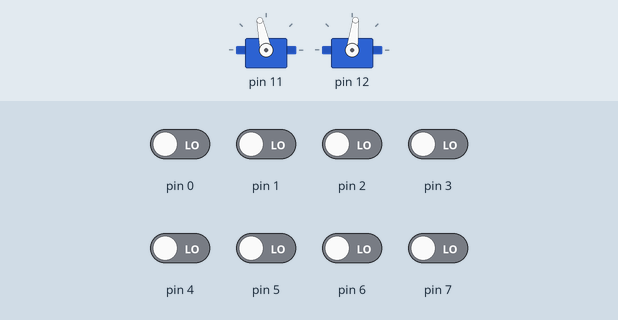
The sketch below on a simulated Arduino Uno, built with avr-gcc and run on an emulated ATmega328P. Parts: 2 × servo. The test bench sets the inputs (shaded band); at power-on: pin 0–7 LOW.

Above: at 0.8 s.
0.9 s: pin 3 driven HIGH
At 1.7 s:
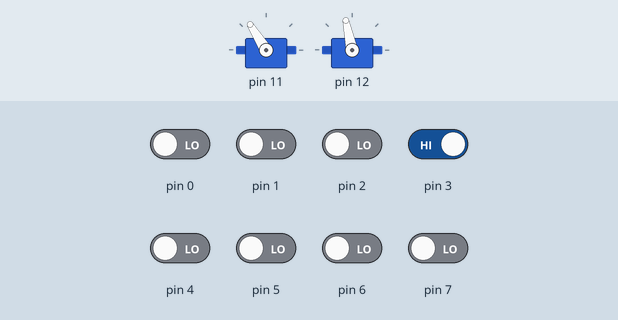
2.4 s: pin 4 driven HIGH
At 3.0 s:
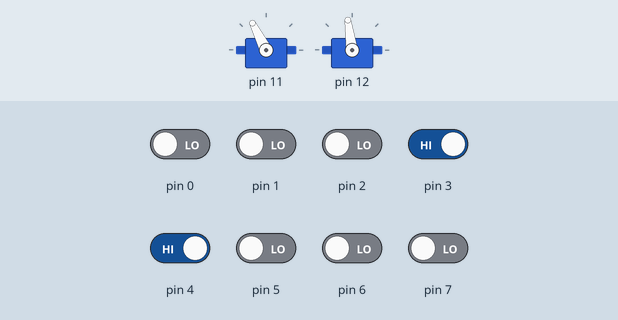
3.9 s: pin 4 driven LOW
At 4.3 s:
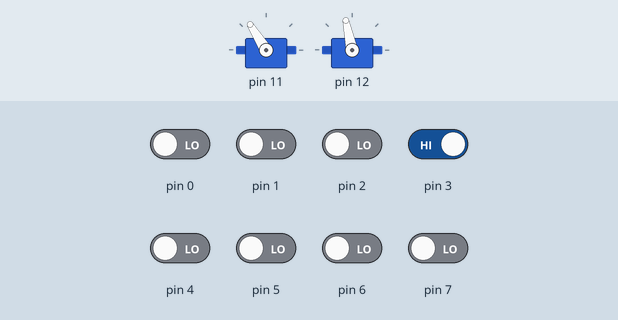
5.4 s: pin 3 driven LOW
At 6.6 s:
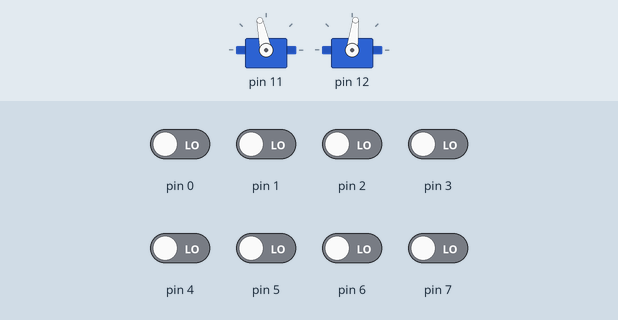
6.9 s: pin 6 driven HIGH
At 7.05 s:
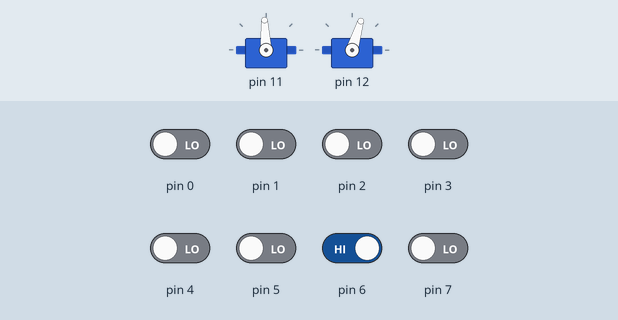
8.7 s: pin 5 driven HIGH
At 8.87 s:
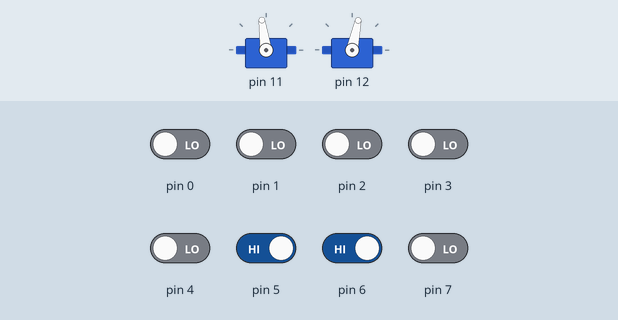
Timing chart, 0 to 11.5 s (numbered marks = the images above; inputs shaded):
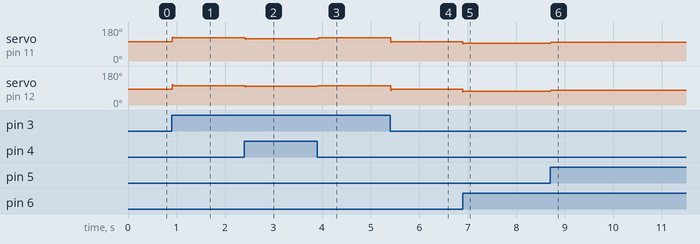

Measured:
- after the input at 0.9 s, servo on pin 11: 102° → 122° at once; servo on pin 12: 83° → 102° at once
- after the input at 2.4 s, servo on pin 11: 122° → 117° at once; servo on pin 12: 102° → 98° at once
- after the input at 3.9 s, servo on pin 11: 117° → 122° at once; servo on pin 12: 98° → 102° at once
- after the input at 5.4 s, servo on pin 11: 122° → 102° at once; servo on pin 12: 102° → 83° at once
- after the input at 6.9 s, servo on pin 11: 102° → 93° at once; servo on pin 12: 83° → 73° at once
- after the input at 8.7 s, servo on pin 11: 93° → 98° at once; servo on pin 12: 73° → 78° at once

The sketch:

line_follow.ino
```cpp
/*
 * Line following with five QTI sensors.
 *
 * Note: this uses direct port manipulation on the Atmega microcontroller.
 * This allows for efficient, simultaneous readout of multiple digital pins.
 * For details, see: http://playground.arduino.cc/Learning/PortManipulation
 */

#include <Servo.h>

class Robot {
  protected:
    Servo servo_left;
    Servo servo_right;

  public:
    Robot(int tau_p, int tau_i, int tau_d, int servo_left_pin, int servo_right_pin);
    Robot(int tau_p, int tau_i, int tau_d);

    int tau_p, tau_i, tau_d;
    byte pins;
    int error;
    int previous_error;
    int sum_error;

    void init();
    void run();
    byte sense();
    void move(byte pins);
    int CTE(byte pins);
};

Robot::Robot(int tau_p, int tau_i, int tau_d, int servo_left_pin, int servo_right_pin) {
  this->tau_p = tau_p;
  this->tau_i = tau_i;
  this->tau_d = tau_d;

  servo_left.attach(servo_left_pin);
  servo_right.attach(servo_right_pin);

  sum_error = 0;
}

Robot::Robot(int tau_p, int tau_i, int tau_d) : Robot(tau_p, tau_i, tau_d, 11, 12)
{}

void Robot::init() {
  // measure initial error
  pins = sense();
  error = CTE(pins);
}

void Robot::run() {
  while(true) {
    pins = sense();
    move(pins);
  }
}

byte Robot::sense() {
  /*
   * Measure the state of port D on the ATmega168 microcontroller.
   * Port D consists of digital pins 7 to 0 on the Arduino Uno board.
   * Returns the state for pins 7 to 3, consistent with a 5-sensor array.
   *
   * The QTI (Charge Transfer Infrared) sensor works as follows:
   *
   * - The pin is set to HIGH to charge up the capacitor in the QTI unit.
   * - A short delay allows for the capacitor to charge.
   * - The pin is then set to LOW.
   * - A short delay allows for the charge to decay slightly.
   * - The rate at which the capacitor loses charge is then measured:
   *  the circuit is infrared-sensitive. The amount of light from the IR LED
   *  that is reflected determines the rate of charge transfer. This
   *  measurement thus senses the reflectivity of a surface.
   */

  // Direction register for port D:
  // direction for digital pins 7-3 is set as OUTPUT
  DDRD |= B11111000;
  // Set level of digital pins 7-3 to HIGH to charge the QTI capacitor
  PORTD |= B11111000;
  // short delay to allow capacitor charge
  delayMicroseconds(230);

  // Set direction of pins 7-3 as INPUT (measurement)
  DDRD &= B00000111;
  // Set level of pins 7-3 to LOW
  PORTD &= B00000111;
  delayMicroseconds(230);

  // get values of digital pins 7-0
  byte pins = PIND;
  // drop bits 2-0, keeping only signal from pins 7-3
  pins >>= 3;
  return pins;
}

void Robot::move(byte pins) {
  previous_error = error;

  // cross track error
  error = CTE(pins);

  // derivative and integral error
  int diff_error = error - previous_error;
  sum_error += error;

  // PID control term
  int PID_control = (tau_p * error) + (tau_i * sum_error) + (tau_d * diff_error);

  servo_left.writeMicroseconds(1500 + 100 + PID_control);
  servo_right.writeMicroseconds(1500 - 100 + PID_control);

  delay(20);
}

int Robot::CTE(byte pins) {
  // Cross Track Error
    switch(pins)
  {
    case B10000:
      error = -4;
      break;
    case B11000:
      error = -3;
      break;
    case B01000:
      error = -2;
      break;
    case B01100:
      error = -1;
      break;
    case B00100:
      error = 0;
      break;
    case B00110:
      error = 1;
      break;
    case B00010:
      error = 2;
      break;
    case B00011:
      error = 3;
      break;
    case B00001:
      error = 4;
      break;
    case B00000:
      // TODO: put search function here to find line
      error = 0;
      break;
  }
  return error;
}

// weight parameters for the P, I, D control terms
int weight_p = 50;
int weight_i = 0;
int weight_d = 10;

void setup() {
  // initialise robot with servo pins
  Robot robot = Robot(weight_p, weight_i, weight_d, 11, 12);

  // initial measurement
  robot.init();

  // run the sense - move feedback loop
  robot.run();
}

void loop() {}
```
